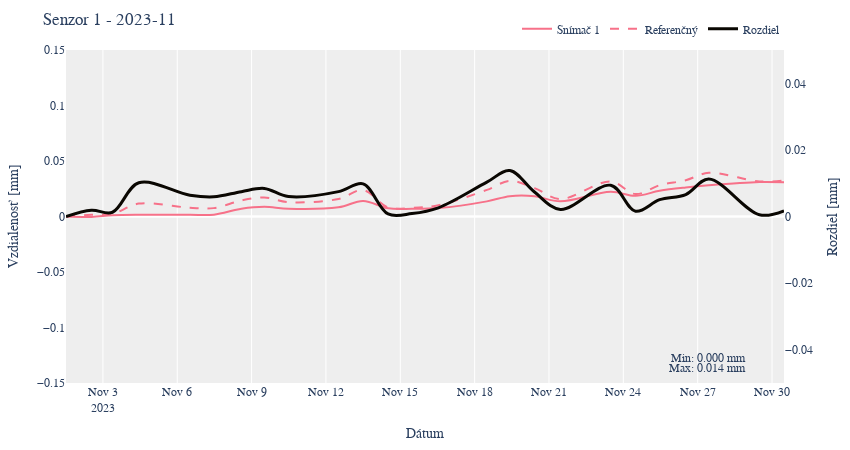
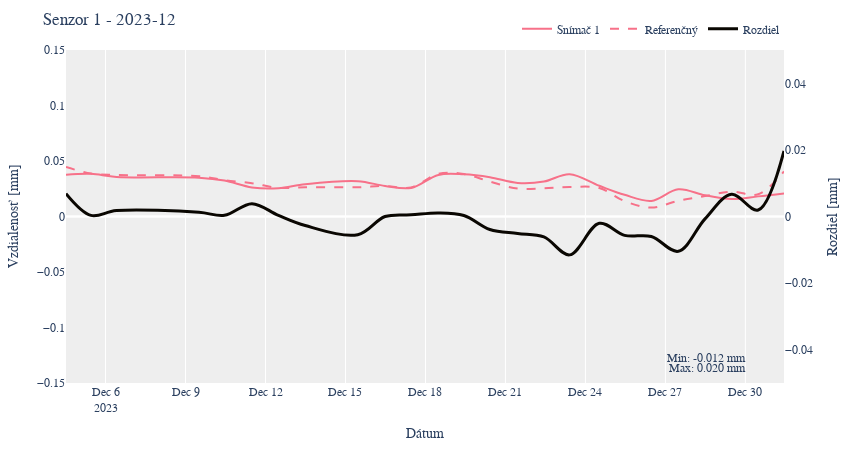
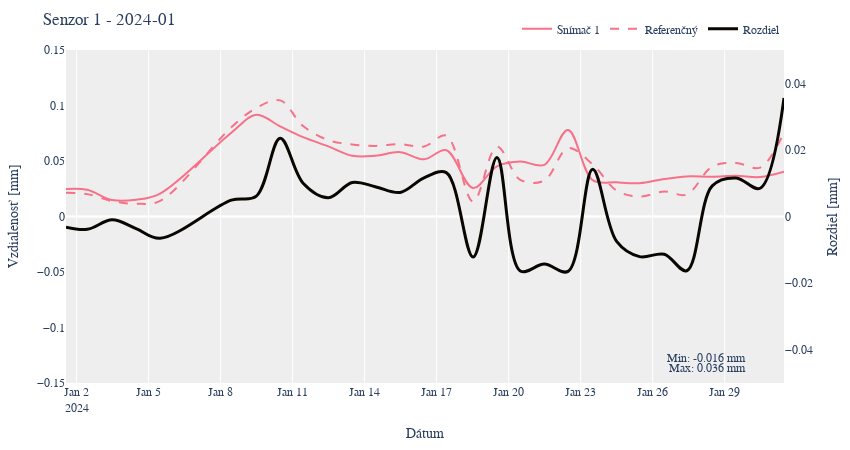
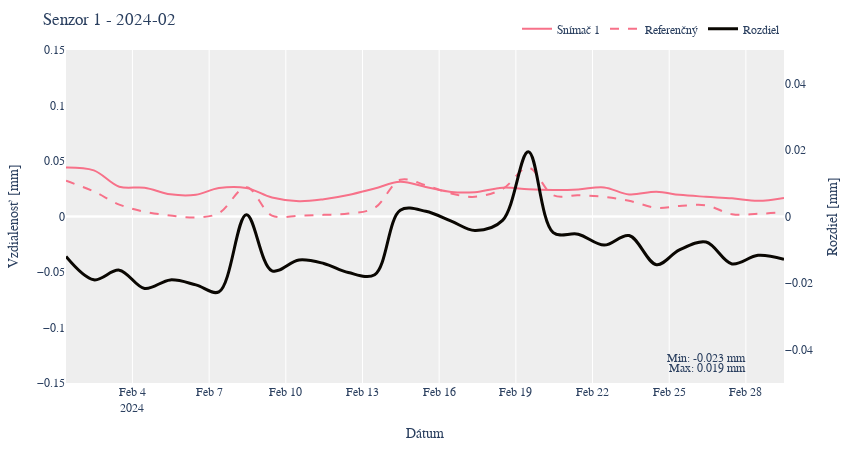

The code cell stored with these charts, in order, in its notebook:
### Code cell
for sensor, color in dictionary.items():
    plot_sensor_data(poprad_df, color=color, sensor=sensor)
